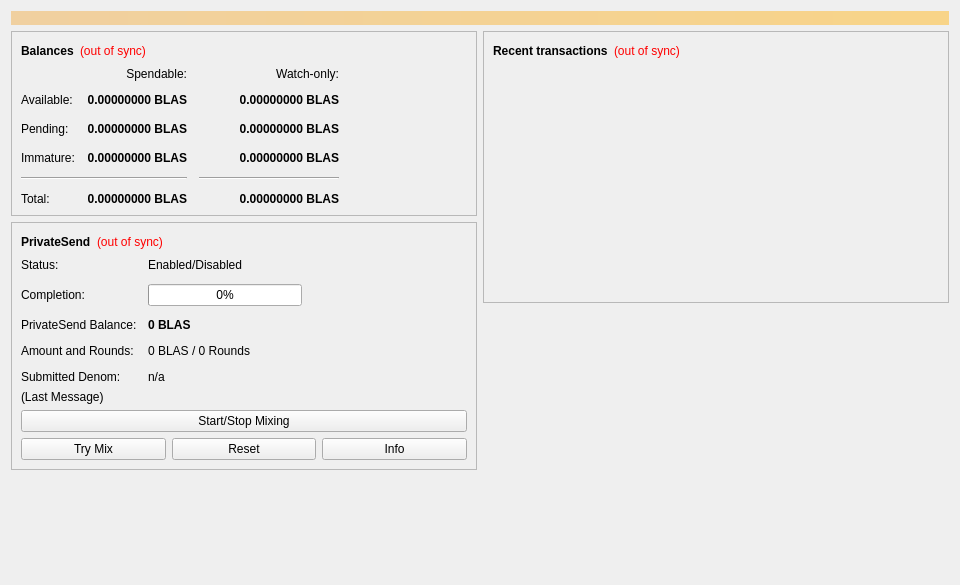
<?xml version="1.0" encoding="UTF-8"?>
<ui version="4.0">
 <class>OverviewPage</class>
 <widget class="QWidget" name="OverviewPage">
  <property name="geometry">
   <rect>
    <x>0</x>
    <y>0</y>
    <width>960</width>
    <height>585</height>
   </rect>
  </property>
  <property name="minimumSize">
   <size>
    <width>960</width>
    <height>0</height>
   </size>
  </property>
  <property name="windowTitle">
   <string>Form</string>
  </property>
  <layout class="QVBoxLayout" name="topLayout">
   <item>
    <widget class="QLabel" name="labelAlerts">
     <property name="visible">
      <bool>false</bool>
     </property>
     <property name="styleSheet">
      <string notr="true">QLabel { background-color: qlineargradient(x1: 0, y1: 0, x2: 1, y2: 0, stop:0 #F0D0A0, stop:1 #F8D488); color:#000000; }</string>
     </property>
     <property name="wordWrap">
      <bool>true</bool>
     </property>
     <property name="margin">
      <number>3</number>
     </property>
     <property name="textInteractionFlags">
      <set>Qt::TextSelectableByMouse</set>
     </property>
    </widget>
   </item>
   <item>
    <layout class="QHBoxLayout" name="horizontalLayout" stretch="1,1">
     <item>
      <layout class="QVBoxLayout" name="verticalLayout_2">
       <item>
        <widget class="QFrame" name="frame">
         <property name="frameShape">
          <enum>QFrame::StyledPanel</enum>
         </property>
         <property name="frameShadow">
          <enum>QFrame::Raised</enum>
         </property>
         <layout class="QVBoxLayout" name="verticalLayout_4">
          <item>
           <layout class="QHBoxLayout" name="horizontalLayout_4">
            <item>
             <widget class="QLabel" name="label_5">
              <property name="font">
               <font>
                <weight>75</weight>
                <bold>true</bold>
               </font>
              </property>
              <property name="text">
               <string>Balances</string>
              </property>
             </widget>
            </item>
            <item>
             <widget class="QLabel" name="labelWalletStatus">
              <property name="toolTip">
               <string>The displayed information may be out of date. Your wallet automatically synchronizes with the Blas network after a connection is established, but this process has not completed yet.</string>
              </property>
              <property name="styleSheet">
               <string notr="true">QLabel { color: red; }</string>
              </property>
              <property name="text">
               <string notr="true">(out of sync)</string>
              </property>
              <property name="alignment">
               <set>Qt::AlignLeading|Qt::AlignLeft|Qt::AlignVCenter</set>
              </property>
             </widget>
            </item>
            <item>
             <spacer name="horizontalSpacer_3">
              <property name="orientation">
               <enum>Qt::Horizontal</enum>
              </property>
              <property name="sizeHint" stdset="0">
               <size>
                <width>40</width>
                <height>20</height>
               </size>
              </property>
             </spacer>
            </item>
           </layout>
          </item>
          <item>
           <layout class="QGridLayout" name="gridLayout">
            <property name="spacing">
             <number>12</number>
            </property>
            <item row="2" column="2">
             <widget class="QLabel" name="labelWatchPending">
              <property name="font">
               <font>
                <weight>75</weight>
                <bold>true</bold>
               </font>
              </property>
              <property name="cursor">
               <cursorShape>IBeamCursor</cursorShape>
              </property>
              <property name="toolTip">
               <string>Unconfirmed transactions to watch-only addresses</string>
              </property>
              <property name="text">
               <string notr="true">0.00000000 BLAS</string>
              </property>
              <property name="alignment">
               <set>Qt::AlignRight|Qt::AlignTrailing|Qt::AlignVCenter</set>
              </property>
              <property name="textInteractionFlags">
               <set>Qt::LinksAccessibleByMouse|Qt::TextSelectableByKeyboard|Qt::TextSelectableByMouse</set>
              </property>
             </widget>
            </item>
            <item row="2" column="1">
             <widget class="QLabel" name="labelUnconfirmed">
              <property name="font">
               <font>
                <weight>75</weight>
                <bold>true</bold>
               </font>
              </property>
              <property name="cursor">
               <cursorShape>IBeamCursor</cursorShape>
              </property>
              <property name="toolTip">
               <string>Total of transactions that have yet to be confirmed, and do not yet count toward the spendable balance</string>
              </property>
              <property name="text">
               <string notr="true">0.00000000 BLAS</string>
              </property>
              <property name="alignment">
               <set>Qt::AlignRight|Qt::AlignTrailing|Qt::AlignVCenter</set>
              </property>
              <property name="textInteractionFlags">
               <set>Qt::LinksAccessibleByMouse|Qt::TextSelectableByKeyboard|Qt::TextSelectableByMouse</set>
              </property>
             </widget>
            </item>
            <item row="3" column="2">
             <widget class="QLabel" name="labelWatchImmature">
              <property name="font">
               <font>
                <weight>75</weight>
                <bold>true</bold>
               </font>
              </property>
              <property name="cursor">
               <cursorShape>IBeamCursor</cursorShape>
              </property>
              <property name="toolTip">
               <string>Mined balance in watch-only addresses that has not yet matured</string>
              </property>
              <property name="text">
               <string notr="true">0.00000000 BLAS</string>
              </property>
              <property name="alignment">
               <set>Qt::AlignRight|Qt::AlignTrailing|Qt::AlignVCenter</set>
              </property>
              <property name="textInteractionFlags">
               <set>Qt::LinksAccessibleByMouse|Qt::TextSelectableByKeyboard|Qt::TextSelectableByMouse</set>
              </property>
             </widget>
            </item>
            <item row="4" column="0" colspan="2">
             <widget class="Line" name="lineSpendableBalance">
              <property name="orientation">
               <enum>Qt::Horizontal</enum>
              </property>
             </widget>
            </item>
            <item row="4" column="2">
             <widget class="Line" name="lineWatchBalance">
              <property name="sizePolicy">
               <sizepolicy hsizetype="Preferred" vsizetype="Fixed">
                <horstretch>0</horstretch>
                <verstretch>0</verstretch>
               </sizepolicy>
              </property>
              <property name="minimumSize">
               <size>
                <width>140</width>
                <height>0</height>
               </size>
              </property>
              <property name="orientation">
               <enum>Qt::Horizontal</enum>
              </property>
             </widget>
            </item>
            <item row="5" column="0">
             <widget class="QLabel" name="labelTotalText">
              <property name="text">
               <string>Total:</string>
              </property>
             </widget>
            </item>
            <item row="3" column="1">
             <widget class="QLabel" name="labelImmature">
              <property name="font">
               <font>
                <weight>75</weight>
                <bold>true</bold>
               </font>
              </property>
              <property name="cursor">
               <cursorShape>IBeamCursor</cursorShape>
              </property>
              <property name="toolTip">
               <string>Mined balance that has not yet matured</string>
              </property>
              <property name="text">
               <string notr="true">0.00000000 BLAS</string>
              </property>
              <property name="alignment">
               <set>Qt::AlignRight|Qt::AlignTrailing|Qt::AlignVCenter</set>
              </property>
              <property name="textInteractionFlags">
               <set>Qt::LinksAccessibleByMouse|Qt::TextSelectableByKeyboard|Qt::TextSelectableByMouse</set>
              </property>
             </widget>
            </item>
            <item row="2" column="3">
             <spacer name="horizontalSpacer_2">
              <property name="orientation">
               <enum>Qt::Horizontal</enum>
              </property>
              <property name="sizeHint" stdset="0">
               <size>
                <width>40</width>
                <height>20</height>
               </size>
              </property>
             </spacer>
            </item>
            <item row="3" column="0">
             <widget class="QLabel" name="labelImmatureText">
              <property name="text">
               <string>Immature:</string>
              </property>
             </widget>
            </item>
            <item row="5" column="1">
             <widget class="QLabel" name="labelTotal">
              <property name="font">
               <font>
                <weight>75</weight>
                <bold>true</bold>
               </font>
              </property>
              <property name="cursor">
               <cursorShape>IBeamCursor</cursorShape>
              </property>
              <property name="toolTip">
               <string>Your current total balance</string>
              </property>
              <property name="text">
               <string notr="true">0.00000000 BLAS</string>
              </property>
              <property name="alignment">
               <set>Qt::AlignRight|Qt::AlignTrailing|Qt::AlignVCenter</set>
              </property>
              <property name="textInteractionFlags">
               <set>Qt::LinksAccessibleByMouse|Qt::TextSelectableByKeyboard|Qt::TextSelectableByMouse</set>
              </property>
             </widget>
            </item>
            <item row="5" column="2">
             <widget class="QLabel" name="labelWatchTotal">
              <property name="font">
               <font>
                <weight>75</weight>
                <bold>true</bold>
               </font>
              </property>
              <property name="cursor">
               <cursorShape>IBeamCursor</cursorShape>
              </property>
              <property name="toolTip">
               <string>Current total balance in watch-only addresses</string>
              </property>
              <property name="text">
               <string notr="true">0.00000000 BLAS</string>
              </property>
              <property name="alignment">
               <set>Qt::AlignRight|Qt::AlignTrailing|Qt::AlignVCenter</set>
              </property>
              <property name="textInteractionFlags">
               <set>Qt::LinksAccessibleByMouse|Qt::TextSelectableByKeyboard|Qt::TextSelectableByMouse</set>
              </property>
             </widget>
            </item>
            <item row="0" column="2">
             <widget class="QLabel" name="labelWatchonly">
              <property name="text">
               <string>Watch-only:</string>
              </property>
              <property name="alignment">
               <set>Qt::AlignRight|Qt::AlignTrailing|Qt::AlignVCenter</set>
              </property>
             </widget>
            </item>
            <item row="1" column="0">
             <widget class="QLabel" name="labelBalanceText">
              <property name="text">
               <string>Available:</string>
              </property>
             </widget>
            </item>
            <item row="1" column="1">
             <widget class="QLabel" name="labelBalance">
              <property name="font">
               <font>
                <weight>75</weight>
                <bold>true</bold>
               </font>
              </property>
              <property name="cursor">
               <cursorShape>IBeamCursor</cursorShape>
              </property>
              <property name="toolTip">
               <string>Your current spendable balance</string>
              </property>
              <property name="text">
               <string notr="true">0.00000000 BLAS</string>
              </property>
              <property name="alignment">
               <set>Qt::AlignRight|Qt::AlignTrailing|Qt::AlignVCenter</set>
              </property>
              <property name="textInteractionFlags">
               <set>Qt::LinksAccessibleByMouse|Qt::TextSelectableByKeyboard|Qt::TextSelectableByMouse</set>
              </property>
             </widget>
            </item>
            <item row="1" column="2">
             <widget class="QLabel" name="labelWatchAvailable">
              <property name="font">
               <font>
                <weight>75</weight>
                <bold>true</bold>
               </font>
              </property>
              <property name="cursor">
               <cursorShape>IBeamCursor</cursorShape>
              </property>
              <property name="toolTip">
               <string>Your current balance in watch-only addresses</string>
              </property>
              <property name="text">
               <string notr="true">0.00000000 BLAS</string>
              </property>
              <property name="alignment">
               <set>Qt::AlignRight|Qt::AlignTrailing|Qt::AlignVCenter</set>
              </property>
              <property name="textInteractionFlags">
               <set>Qt::LinksAccessibleByMouse|Qt::TextSelectableByKeyboard|Qt::TextSelectableByMouse</set>
              </property>
             </widget>
            </item>
            <item row="2" column="0">
             <widget class="QLabel" name="labelPendingText">
              <property name="text">
               <string>Pending:</string>
              </property>
             </widget>
            </item>
            <item row="0" column="1">
             <widget class="QLabel" name="labelSpendable">
              <property name="text">
               <string>Spendable:</string>
              </property>
              <property name="alignment">
               <set>Qt::AlignRight|Qt::AlignTrailing|Qt::AlignVCenter</set>
              </property>
             </widget>
            </item>
           </layout>
          </item>
         </layout>
        </widget>
       </item>
       <item>
        <widget class="QFrame" name="framePrivateSend">
         <property name="layoutDirection">
          <enum>Qt::LeftToRight</enum>
         </property>
         <property name="frameShape">
          <enum>QFrame::StyledPanel</enum>
         </property>
         <property name="frameShadow">
          <enum>QFrame::Raised</enum>
         </property>
         <layout class="QVBoxLayout" name="VerticalLayout_PS1">
          <item>
           <layout class="QHBoxLayout" name="horizontalLayout_5">
            <item>
             <widget class="QLabel" name="labelPrivateSendHeader">
              <property name="font">
               <font>
                <weight>75</weight>
                <bold>true</bold>
               </font>
              </property>
              <property name="text">
               <string>PrivateSend</string>
              </property>
             </widget>
            </item>
            <item>
             <widget class="QLabel" name="labelPrivateSendSyncStatus">
              <property name="toolTip">
               <string>The displayed information may be out of date. Your wallet automatically synchronizes with the Blas network after a connection is established, but this process has not completed yet.</string>
              </property>
              <property name="styleSheet">
               <string notr="true">QLabel { color: red; }</string>
              </property>
              <property name="text">
               <string notr="true">(out of sync)</string>
              </property>
              <property name="alignment">
               <set>Qt::AlignLeading|Qt::AlignLeft|Qt::AlignVCenter</set>
              </property>
             </widget>
            </item>
            <item>
             <spacer name="horizontalSpacer_4">
              <property name="orientation">
               <enum>Qt::Horizontal</enum>
              </property>
              <property name="sizeHint" stdset="0">
               <size>
                <width>40</width>
                <height>20</height>
               </size>
              </property>
             </spacer>
            </item>
           </layout>
          </item>
          <item>
           <layout class="QFormLayout" name="privateSendFormLayout">
            <property name="fieldGrowthPolicy">
             <enum>QFormLayout::AllNonFixedFieldsGrow</enum>
            </property>
            <property name="horizontalSpacing">
             <number>11</number>
            </property>
            <property name="verticalSpacing">
             <number>12</number>
            </property>
            <item row="0" column="0">
             <widget class="QLabel" name="labelPrivateSendEnabledText">
              <property name="text">
               <string>Status:</string>
              </property>
             </widget>
            </item>
            <item row="0" column="1">
             <widget class="QLabel" name="labelPrivateSendEnabled">
              <property name="text">
               <string>Enabled/Disabled</string>
              </property>
             </widget>
            </item>
            <item row="1" column="0">
             <widget class="QLabel" name="labelCompletitionText">
              <property name="text">
               <string>Completion:</string>
              </property>
             </widget>
            </item>
            <item row="1" column="1">
             <widget class="QProgressBar" name="privateSendProgress">
              <property name="maximumSize">
               <size>
                <width>154</width>
                <height>16777215</height>
               </size>
              </property>
              <property name="value">
               <number>0</number>
              </property>
             </widget>
            </item>
            <item row="2" column="0">
             <widget class="QLabel" name="labelAnonymizedText">
              <property name="text">
               <string>PrivateSend Balance:</string>
              </property>
             </widget>
            </item>
            <item row="2" column="1">
             <widget class="QLabel" name="labelAnonymized">
              <property name="font">
               <font>
                <weight>75</weight>
                <bold>true</bold>
               </font>
              </property>
              <property name="text">
               <string notr="true">0 BLAS</string>
              </property>
             </widget>
            </item>
            <item row="3" column="0">
             <widget class="QLabel" name="labelAmountAndRoundsText">
              <property name="text">
               <string>Amount and Rounds:</string>
              </property>
             </widget>
            </item>
            <item row="3" column="1">
             <widget class="QLabel" name="labelAmountRounds">
              <property name="text">
               <string>0 BLAS / 0 Rounds</string>
              </property>
             </widget>
            </item>
            <item row="4" column="0">
             <widget class="QLabel" name="labelSubmittedDenomText">
              <property name="text">
               <string>Submitted Denom:</string>
              </property>
             </widget>
            </item>
            <item row="4" column="1">
             <widget class="QLabel" name="labelSubmittedDenom">
              <property name="toolTip">
               <string>The denominations you submitted to the Masternode.&lt;br&gt;To mix, other users must submit the exact same denominations.</string>
              </property>
              <property name="text">
               <string>n/a</string>
              </property>
             </widget>
            </item>
           </layout>
          </item>
          <item>
           <layout class="QVBoxLayout" name="VerticalLayout_PS">
            <item>
             <widget class="QLabel" name="labelPrivateSendLastMessage">
              <property name="text">
               <string>(Last Message)</string>
              </property>
              <property name="alignment">
               <set>Qt::AlignLeading|Qt::AlignLeft|Qt::AlignTop</set>
              </property>
              <property name="wordWrap">
               <bool>true</bool>
              </property>
             </widget>
            </item>
            <item>
             <widget class="QPushButton" name="togglePrivateSend">
              <property name="sizePolicy">
               <sizepolicy hsizetype="MinimumExpanding" vsizetype="Fixed">
                <horstretch>0</horstretch>
                <verstretch>0</verstretch>
               </sizepolicy>
              </property>
              <property name="text">
               <string>Start/Stop Mixing</string>
              </property>
             </widget>
            </item>
            <item>
             <layout class="QHBoxLayout" name="horizontalLayout_debugbuttons">
              <item>
               <widget class="QPushButton" name="privateSendAuto">
                <property name="sizePolicy">
                 <sizepolicy hsizetype="MinimumExpanding" vsizetype="Fixed">
                  <horstretch>0</horstretch>
                  <verstretch>0</verstretch>
                 </sizepolicy>
                </property>
                <property name="toolTip">
                 <string>Try to manually submit a PrivateSend request.</string>
                </property>
                <property name="text">
                 <string>Try Mix</string>
                </property>
               </widget>
              </item>
              <item>
               <widget class="QPushButton" name="privateSendReset">
                <property name="sizePolicy">
                 <sizepolicy hsizetype="MinimumExpanding" vsizetype="Fixed">
                  <horstretch>0</horstretch>
                  <verstretch>0</verstretch>
                 </sizepolicy>
                </property>
                <property name="toolTip">
                 <string>Reset the current status of PrivateSend (can interrupt PrivateSend if it's in the process of Mixing, which can cost you money!)</string>
                </property>
                <property name="autoFillBackground">
                 <bool>false</bool>
                </property>
                <property name="text">
                 <string>Reset</string>
                </property>
               </widget>
              </item>
              <item>
               <widget class="QPushButton" name="privateSendInfo">
                <property name="sizePolicy">
                 <sizepolicy hsizetype="MinimumExpanding" vsizetype="Fixed">
                  <horstretch>0</horstretch>
                  <verstretch>0</verstretch>
                 </sizepolicy>
                </property>
                <property name="toolTip">
                 <string>Information about PrivateSend and Mixing</string>
                </property>
                <property name="text">
                 <string>Info</string>
                </property>
               </widget>
              </item>
             </layout>
            </item>
           </layout>
          </item>
         </layout>
        </widget>
       </item>
       <item>
        <spacer name="verticalSpacer">
         <property name="orientation">
          <enum>Qt::Vertical</enum>
         </property>
         <property name="sizeHint" stdset="0">
          <size>
           <width>20</width>
           <height>40</height>
          </size>
         </property>
        </spacer>
       </item>
      </layout>
     </item>
     <item>
      <layout class="QVBoxLayout" name="verticalLayout_3">
       <item>
        <widget class="QFrame" name="frame_2">
         <property name="frameShape">
          <enum>QFrame::StyledPanel</enum>
         </property>
         <property name="frameShadow">
          <enum>QFrame::Raised</enum>
         </property>
         <layout class="QVBoxLayout" name="verticalLayout">
          <item>
           <layout class="QHBoxLayout" name="horizontalLayout_2">
            <item>
             <widget class="QLabel" name="label_4">
              <property name="font">
               <font>
                <weight>75</weight>
                <bold>true</bold>
               </font>
              </property>
              <property name="text">
               <string>Recent transactions</string>
              </property>
             </widget>
            </item>
            <item>
             <widget class="QLabel" name="labelTransactionsStatus">
              <property name="toolTip">
               <string>The displayed information may be out of date. Your wallet automatically synchronizes with the Blas network after a connection is established, but this process has not completed yet.</string>
              </property>
              <property name="styleSheet">
               <string notr="true">QLabel { color: red; }</string>
              </property>
              <property name="text">
               <string notr="true">(out of sync)</string>
              </property>
              <property name="alignment">
               <set>Qt::AlignLeading|Qt::AlignLeft|Qt::AlignVCenter</set>
              </property>
             </widget>
            </item>
            <item>
             <spacer name="horizontalSpacer">
              <property name="orientation">
               <enum>Qt::Horizontal</enum>
              </property>
              <property name="sizeHint" stdset="0">
               <size>
                <width>40</width>
                <height>20</height>
               </size>
              </property>
             </spacer>
            </item>
           </layout>
          </item>
          <item>
           <widget class="QListView" name="listTransactions">
            <property name="styleSheet">
             <string notr="true">QListView { background: transparent; }</string>
            </property>
            <property name="frameShape">
             <enum>QFrame::NoFrame</enum>
            </property>
            <property name="verticalScrollBarPolicy">
             <enum>Qt::ScrollBarAlwaysOff</enum>
            </property>
            <property name="horizontalScrollBarPolicy">
             <enum>Qt::ScrollBarAlwaysOff</enum>
            </property>
            <property name="selectionMode">
             <enum>QAbstractItemView::NoSelection</enum>
            </property>
           </widget>
          </item>
         </layout>
        </widget>
       </item>
       <item>
        <spacer name="verticalSpacer_2">
         <property name="orientation">
          <enum>Qt::Vertical</enum>
         </property>
         <property name="sizeHint" stdset="0">
          <size>
           <width>20</width>
           <height>40</height>
          </size>
         </property>
        </spacer>
       </item>
      </layout>
     </item>
    </layout>
   </item>
  </layout>
 </widget>
 <resources/>
 <connections/>
</ui>
